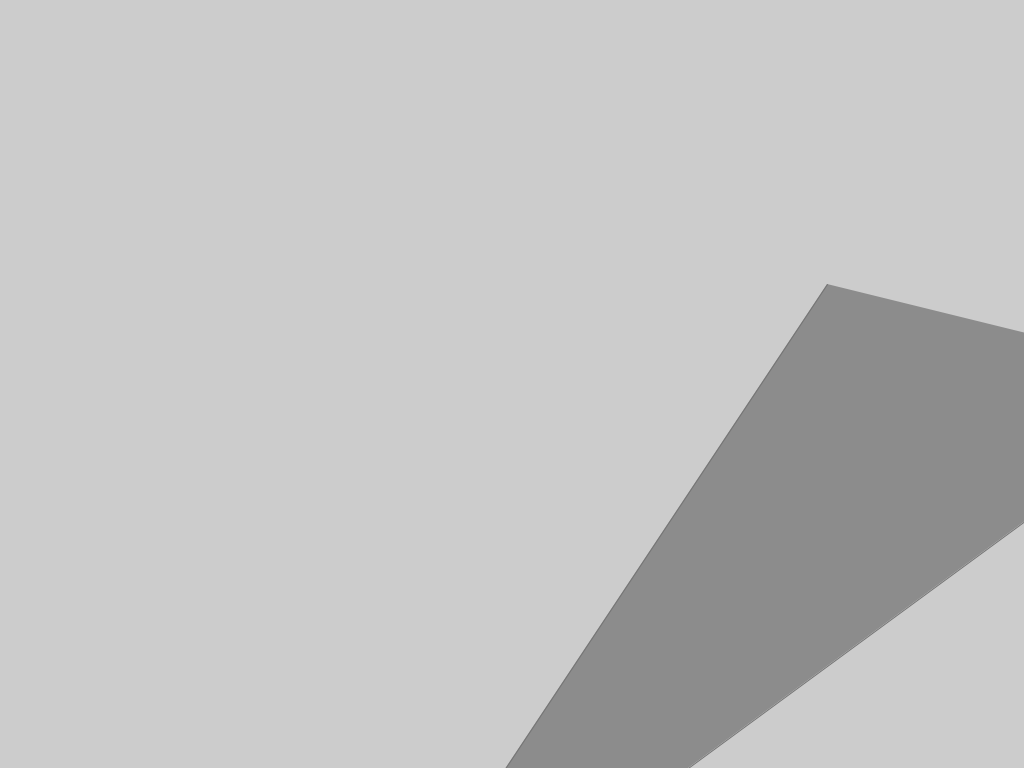
Frame 1 (no input)
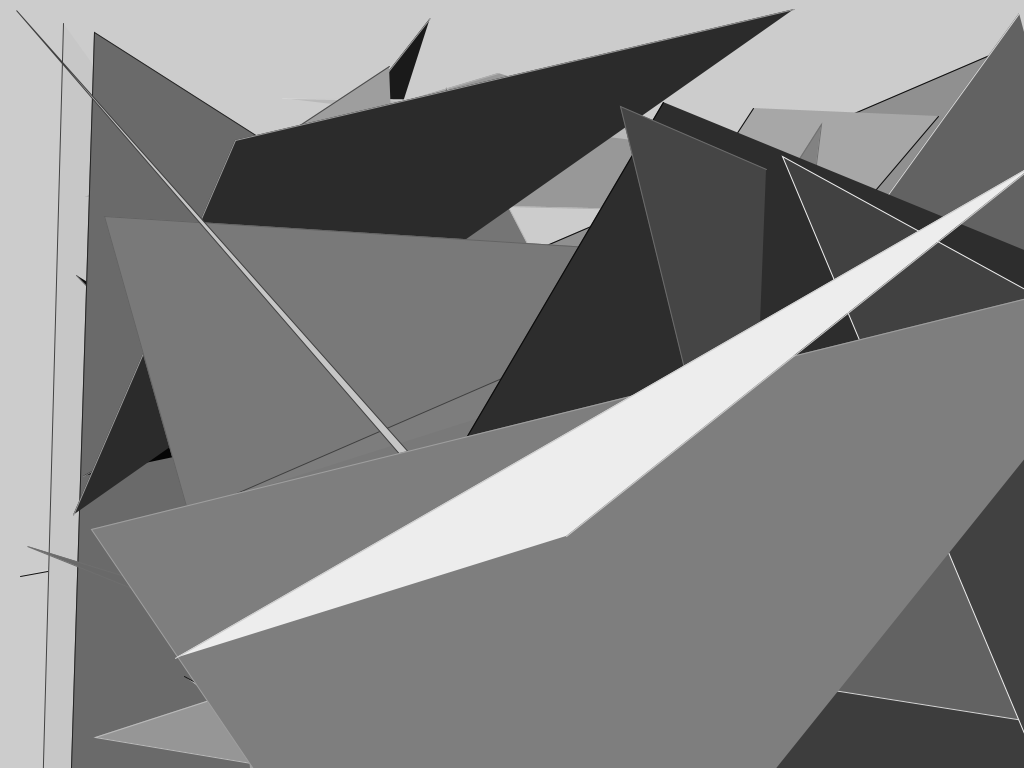
Frame 60 (the mouse pressed at the canvas centre just before this capture)
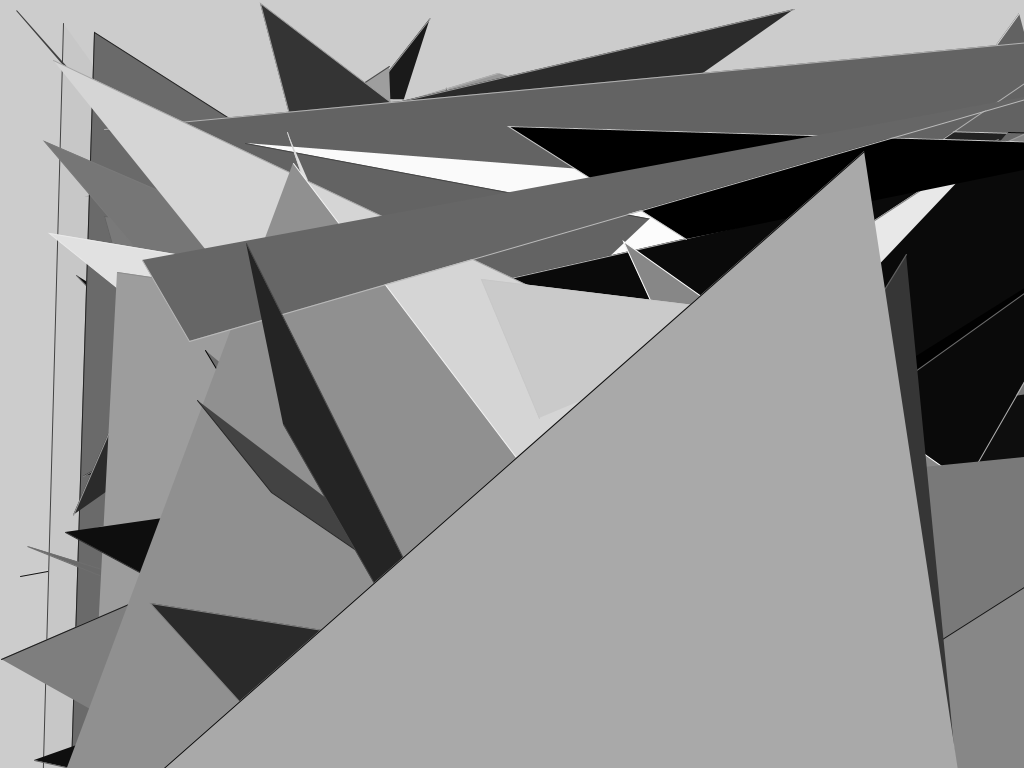
Frame 120 (the mouse held since frame 60 and released just before this capture)

The Processing sketch that drew these frames (run headless with seeded random() and noise(); from frame 60 on, the mouse is pressed at the canvas centre):

// Processing sketch: ShapeExample
// ── ShapeExample.pde
// Shape Example 
// Rob Christensen 
// This is a basic example I created to learn how to draw random shapes 

// Define constants 
int num = 2000; 
int rangeX = 1280; 
int rangeY = 1200; 
int framesPerSecond = 10; 
float strokeColor = 0;

// Initialize 
void setup() {
  // set stage size, smooth out vectors, and set frame rate 
  size(1024, 768);
  smooth();
  frameRate(framesPerSecond);
  // noLoop(); 
} 

// draw random shapes 
void draw() {
  createRandomShapes(); 
}

// Create Random Lines 
boolean createRandomShapes() { 
  int randomShape; 
  int x,x1,x2,x3; 
  int y,y1,y2,h3; 
  int w,h; 
  
  randomShape = 4; 
  // randomShape = int(random(0,5));
 
  switch(randomShape) {  
    case 0: 
      println("rectangle"); 
      drawRectangle();
      break; 
    case 1: 
      drawEllipse(); 
      println("ellipse"); 
      break; 
    case 2: 
      drawLine(); 
      println("line"); 
      break; 
    case 3: 
      drawTriangle(); 
      println("triangle"); 
      break; 
    case 4:
      drawPShape(); 
      println("PShape"); 
      break; 
    default: 
      println("unknown shape");
     break;  
  } 
     
  return true; 
}

boolean drawRectangle() {
  // define coordinates and dimensions 
  int x,y;  
  int w,h; 
  
  x = int(random(0,rangeX)); 
  y = int(random(0,rangeY)); 
  
  w = int(random(20,500)); 
  h = int(random(20,500)); 
  
  stroke(int(random(0,255)));   
  fill(int(random(0,255)));
  
  rect(x,y,w,h); 
  
  return true; 
}

boolean drawEllipse() { 
  int x,y;  
  int w,h; 
  
  x = int(random(0,rangeX)); 
  y = int(random(0,rangeY)); 
  
  w = int(random(20,500)); 
  h = int(random(20,500)); 

  stroke(int(random(0,255)));   
  fill(int(random(0,255)));
  
  ellipse(x,y,w,h); 
   
  return true; 
}

boolean drawLine() {
  int aX; 
  int bY; 
    
  aX = int(random(0,rangeX)); 
  bY = int(random(0,rangeY)); 

  stroke(int(random(0,255))); 
  fill(int(random(0,255)));

  line(aX, aX, 300, aX);      
 
  return true; 
}

boolean drawTriangle() {
  int x1,x2,x3; 
  int y1,y2,y3;  
  
  x1 = int(random(0,rangeX)); 
  x2 = int(random(0,rangeX)); 
  x3 = int(random(0,rangeX));  
 
  y1 = int(random(0,rangeY)); 
  y2 = int(random(0,rangeY)); 
  y3 = int(random(0,rangeY));  
  
  stroke(int(random(0,255))); 
  fill(int(random(0,255)));

  triangle(x1,y1,x2,y2,x3,y3);
  
  return true;  
}

boolean drawPShape() {
  int x1,x2,x3; 
  int y1,y2,y3; 

  x1 = int(random(0,rangeX)); 
  x2 = int(random(0,rangeX)); 
  x3 = int(random(0,rangeX));  
 
  y1 = int(random(0,rangeY)); 
  y2 = int(random(0,rangeY)); 
  y3 = int(random(0,rangeY));  
 
  stroke(int(random(0,255))); 
  fill(int(random(0,255)));
 
  beginShape(); 
  vertex(x1,y1); 
  vertex(x2,y2); 
  vertex(x3,y3); 
  endShape(); 
 
 return true;  
}
